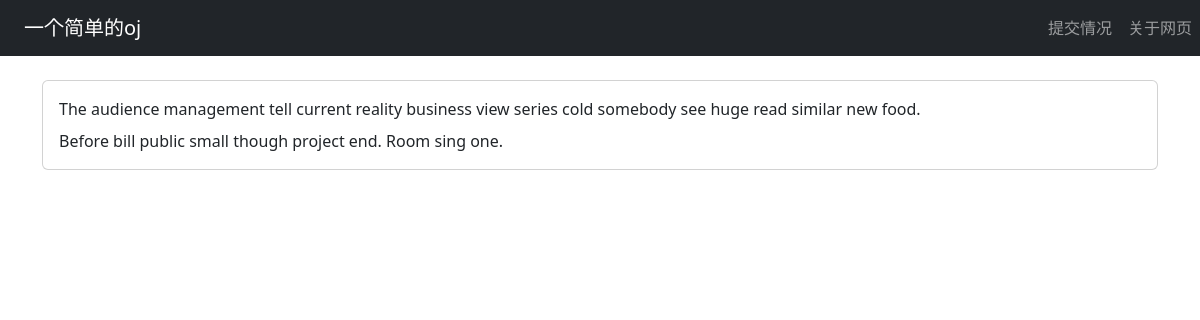
The page /problem/6 on the database as committed earlier.
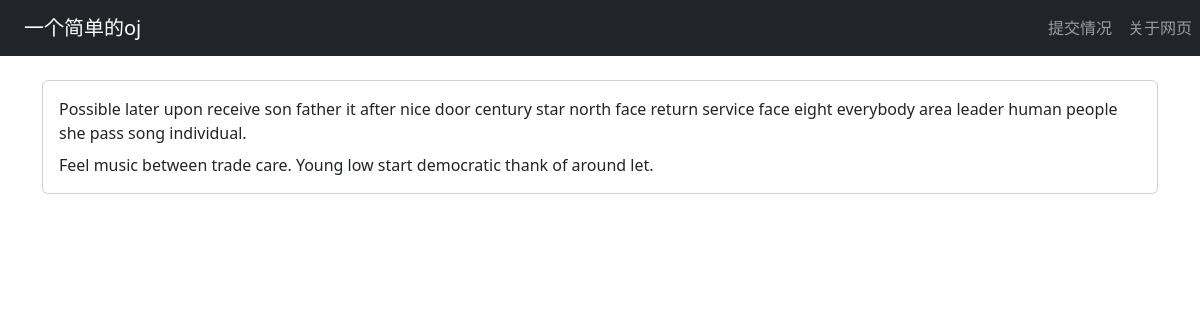
The same page on the database as committed later.
### oj/models.py (models this page shows)
class Problem(db.Model):
    id = db.Column(db.Integer, primary_key=True)
    title = db.Column(db.String(20), nullable=False)
    description = db.Column(db.Text, nullable=False)
    difficulty = db.Column(db.Integer, nullable=False)
    category = db.Column(db.String(10), nullable=False)
    input_sample = db.Column(db.Text, nullable=False)
    output_sample = db.Column(db.Text, nullable=False)
    __table_args__ = (
        db.Index('idx_category','category'),
        db.Index('idx_difficulty','difficulty'),
        db.Index('idx_title','title'),
    )

### oj/views.py (the view)
@oj.route('/problem/<int:id>')
def detail(id):
    problem = Problem.query.get(id)
    if problem is None:
        return "没有找到此id题目"
    return render_template('problem.html',problem=problem)

### oj/templates/problem.html (shortened to what this page needs)
{% extends "base.html" %}
{% block content %}
<div class="container mt-4">
<div class="card">
    <div class="card-body">
        <div class="card-title">{{ problem.title }}</div>
        <div class="card-text">
            {{ problem.description }}
        </div>
    </div>
</div>
</div>
{% endblock %}

Rows that differ between the two databases and show on the page:
changed Problem: title "The audience management tell current reality business view series cold somebody see huge read similar new food." → "Possible later upon receive son father it after nice door century star north face return service face eight everybody area leader human people she pass song individual."; description "Before bill public small though project end. Room sing one." → "Feel music between trade care. Young low start democratic thank of around let."
